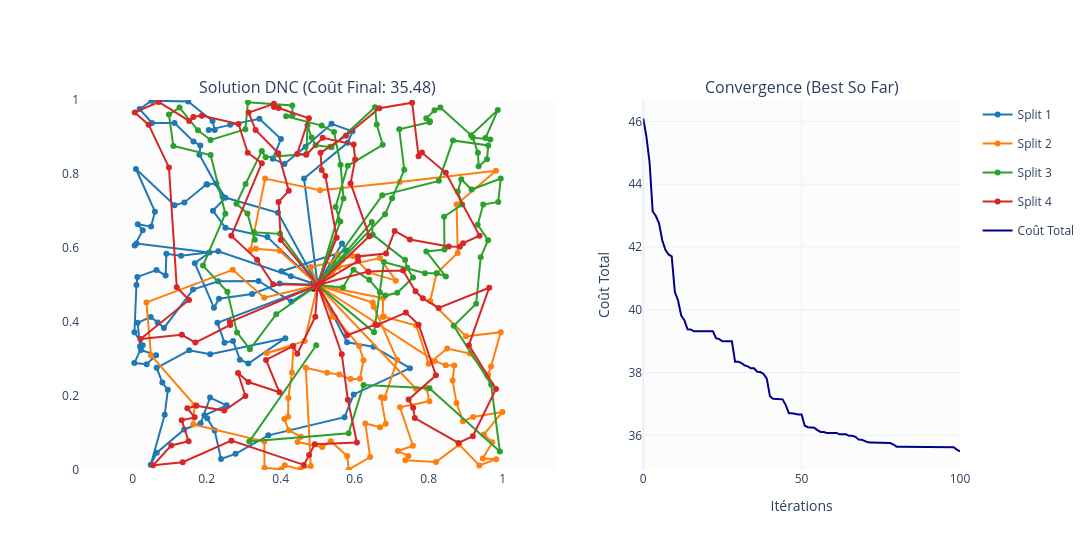

Source (notebook cell):
### Code cell
divider.load_state_dict(torch.load('trained_divider/CVRP400/run_2026-02-18_10-24-06_resume_0/best_model.pt', map_location=opts.device)['model_state_dict'])
visualisation_dataset = CVRPDataset(size=opts.graph_size,
                      num_samples=8,
                      filename = None,
                      DUMMY_RATE= opts.dummy_rate,
                      distribution='centered')
visualisation_dataloader = torch.utils.data.DataLoader(visualisation_dataset, batch_size=8, shuffle=False, pin_memory=True)
batch = next(iter(visualisation_dataloader))
batch = {k: v.to(opts.device, non_blocking=True) for k, v in batch.items()}
results, rollout_output = agent.solve(batch=batch, T=opts.T_max, val_m=opts.val_m, stall_limit=opts.stall_limit, show_bar=not opts.no_progress_bar)
plot_dnc(batch, results, rollout_output, n_splits=opts.dnc_n_splits, idx=0)

### Figure 1 — Plotly figure (JSON) as saved in the notebook; plotly's stock layout.template omitted (floating-point values rounded to 4 significant figures; data arrays with more than 128 entries replaced by an {"elided": "..."} marker saying what was removed)
{"data": [{"hoverinfo": "skip", "marker": {"color": "lightgray", "size": 4}, "mode": "markers", "name": "Clients", "showlegend": false, "type": "scatter", "x": {"elided": "599 float values"}, "xaxis": "x", "y": {"elided": "599 float values"}, "yaxis": "y"}, {"hoverinfo": "name", "marker": {"color": "red", "line": {"color": "black", "width": 1}, "size": 12, "symbol": "square"}, "mode": "markers", "name": "Dépôt", "showlegend": false, "type": "scatter", "x": [0.5], "xaxis": "x", "y": [0.5], "yaxis": "y"}, {"connectgaps": false, "hovertemplate": "<b>Split 1</b><br>Client: %{text}<extra></extra>", "legendgroup": "Split 1", "line": {"color": "#1f77b4", "width": 2}, "marker": {"color": "#1f77b4", "size": 6}, "mode": "lines+markers", "name": "Split 1", "text": {"elided": "150 str values"}, "type": "scatter", "x": {"elided": "150 float values"}, "xaxis": "x", "y": {"elided": "150 float values"}, "yaxis": "y"}, {"connectgaps": false, "hovertemplate": "<b>Split 2</b><br>Client: %{text}<extra></extra>", "legendgroup": "Split 2", "line": {"color": "#ff7f0e", "width": 2}, "marker": {"color": "#ff7f0e", "size": 6}, "mode": "lines+markers", "name": "Split 2", "text": {"elided": "150 str values"}, "type": "scatter", "x": {"elided": "150 float values"}, "xaxis": "x", "y": {"elided": "150 float values"}, "yaxis": "y"}, {"connectgaps": false, "hovertemplate": "<b>Split 3</b><br>Client: %{text}<extra></extra>", "legendgroup": "Split 3", "line": {"color": "#2ca02c", "width": 2}, "marker": {"color": "#2ca02c", "size": 6}, "mode": "lines+markers", "name": "Split 3", "text": {"elided": "150 str values"}, "type": "scatter", "x": {"elided": "150 float values"}, "xaxis": "x", "y": {"elided": "150 float values"}, "yaxis": "y"}, {"connectgaps": false, "hovertemplate": "<b>Split 4</b><br>Client: %{text}<extra></extra>", "legendgroup": "Split 4", "line": {"color": "#d62728", "width": 2}, "marker": {"color": "#d62728", "size": 6}, "mode": "lines+markers", "name": "Split 4", "text": {"elided": "150 str values"}, "type": "scatter", "x": {"elided": "150 float values"}, "xaxis": "x", "y": {"elided": "150 float values"}, "yaxis": "y"}, {"line": {"color": "darkblue", "width": 2}, "mode": "lines", "name": "Coût Total", "type": "scatter", "x": [0, 1, 2, 3, 4, 5, 6, 7, 8, 9, 10, 11, 12, 13, 14, 15, 16, 17, 18, 19, 20, 21, 22, 23, 24, 25, 26, 27, 28, 29, 30, 31, 32, 33, 34, 35, 36, 37, 38, 39, 40, 41, 42, 43, 44, 45, 46, 47, 48, 49, 50, 51, 52, 53, 54, 55, 56, 57, 58, 59, 60, 61, 62, 63, 64, 65, 66, 67, 68, 69, 70, 71, 72, 73, 74, 75, 76, 77, 78, 79, 80, 81, 82, 83, 84, 85, 86, 87, 88, 89, 90, 91, 92, 93, 94, 95, 96, 97, 98, 99, 100], "xaxis": "x2", "y": [46.09, 45.52, 44.7, 43.13, 42.98, 42.75, 42.22, 41.91, 41.76, 41.7, 40.56, 40.29, 39.81, 39.66, 39.38, 39.37, 39.31, 39.31, 39.31, 39.31, 39.31, 39.31, 39.31, 39.09, 39.07, 38.99, 38.99, 38.99, 38.99, 38.35, 38.35, 38.3, 38.23, 38.19, 38.13, 38.13, 38.02, 38.01, 37.96, 37.8, 37.25, 37.16, 37.16, 37.16, 37.15, 36.96, 36.7, 36.7, 36.68, 36.66, 36.66, 36.31, 36.26, 36.26, 36.24, 36.17, 36.11, 36.11, 36.08, 36.08, 36.08, 36.08, 36.03, 36.03, 36.03, 35.98, 35.98, 35.95, 35.86, 35.86, 35.81, 35.78, 35.77, 35.76, 35.76, 35.75, 35.75, 35.75, 35.75, 35.71, 35.64, 35.64, 35.64, 35.64, 35.64, 35.64, 35.64, 35.64, 35.64, 35.62, 35.62, 35.62, 35.62, 35.62, 35.62, 35.62, 35.62, 35.62, 35.62, 35.55, 35.48], "yaxis": "y2"}], "layout": {"annotations": [{"font": {"size": 16}, "showarrow": false, "text": "Solution DNC (Coût Final: 35.48)", "x": 0.27, "xanchor": "center", "xref": "paper", "y": 1, "yanchor": "bottom", "yref": "paper"}, {"font": {"size": 16}, "showarrow": false, "text": "Convergence (Best So Far)", "x": 0.82, "xanchor": "center", "xref": "paper", "y": 1, "yanchor": "bottom", "yref": "paper"}], "height": 550, "legend": {"itemclick": "toggleothers", "itemdoubleclick": "toggle"}, "plot_bgcolor": "rgba(245,245,245,0.3)", "width": 1100, "xaxis": {"anchor": "y", "domain": [0, 0.54], "range": [0, 1], "scaleanchor": "y", "scaleratio": 1, "showgrid": false, "zeroline": false}, "xaxis2": {"anchor": "y2", "domain": [0.64, 1], "title": {"text": "Itérations"}}, "yaxis": {"anchor": "x", "domain": [0, 1], "range": [0, 1], "showgrid": false, "zeroline": false}, "yaxis2": {"anchor": "x2", "domain": [0, 1], "title": {"text": "Coût Total"}}}}
